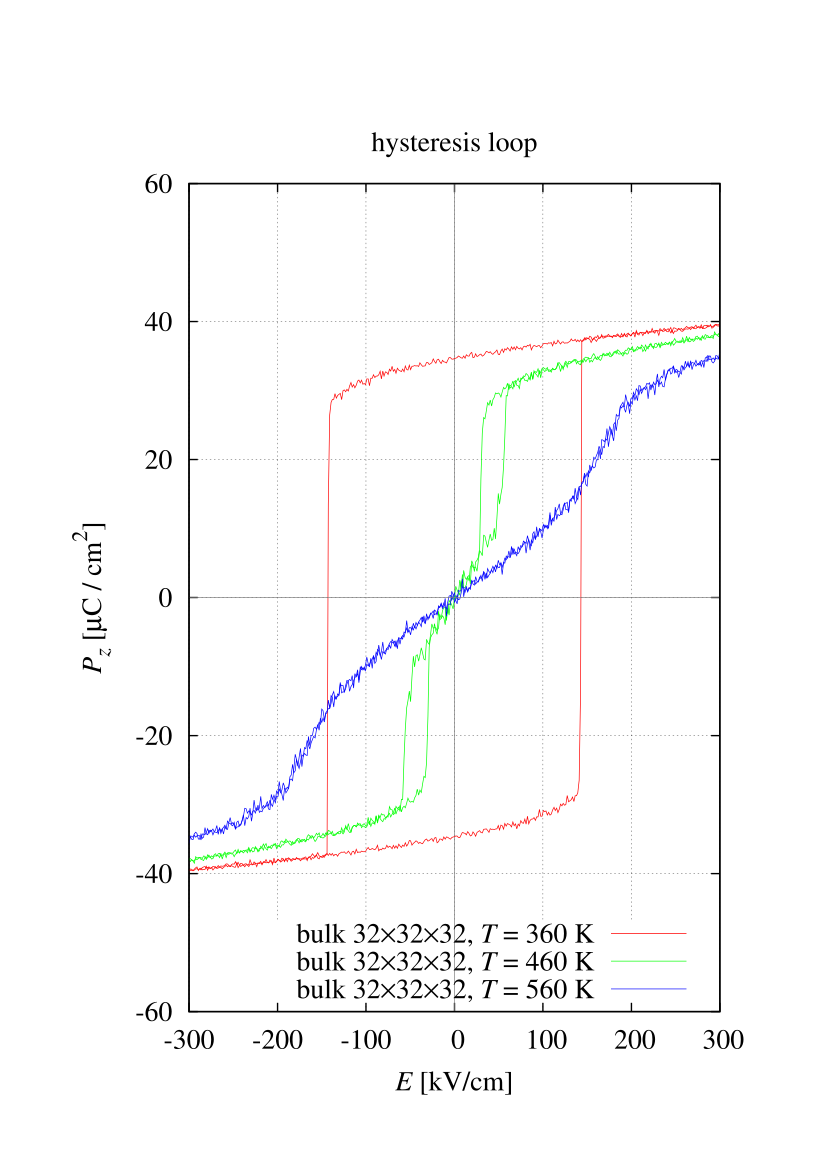

Generate this figure with gnuplot:
#!/usr/bin/env gnuplot
# hysteresis.gp
# Time-stamp: <2013-01-11 20:07:33 t-nissie>
# Author: Takeshi NISHIMATSU
##
#set encoding iso_8859_1
set grid
set terminal postscript portrait enhanced solid color 'Times-Roman' 20
set output 'hysteresis.eps'
set xrang [-300:300]
set key bottom right
maxy=60.0
#set yrang [-maxy:maxy]
set xlabel '{/Times-Italic E} [kV/cm]'
set ylabel '{/Times-Italic P_z} [{/Symbol m}C / cm^{2}]'
#set format y "%.2f"
set xtics 100
c=1.6e3*9.956/3.94**3
vertical_line=sprintf("< (echo 0 %.2f; echo 0 %.2f)", -maxy, maxy)

set title 'hysteresis loop'
plot vertical_line title '' w l lt 9,\
     '360.hl' using ( $5*100000.0):( $14*c)\
     title 'bulk 32{/Symbol \264}32{/Symbol \264}32, {/Times-Italic T} = 360 K' w l lt 1,\
     '360.hl' using (-$5*100000.0):(-$14*c) notitle                             w l lt 1,\
     '460.hl' using ( $5*100000.0):( $14*c)\
     title 'bulk 32{/Symbol \264}32{/Symbol \264}32, {/Times-Italic T} = 460 K' w l lt 2,\
     '460.hl' using (-$5*100000.0):(-$14*c) notitle                             w l lt 2,\
     '560.hl' using ( $5*100000.0):( $14*c)\
     title 'bulk 32{/Symbol \264}32{/Symbol \264}32, {/Times-Italic T} = 560 K' w l lt 3,\
     '560.hl' using (-$5*100000.0):(-$14*c) notitle                             w l lt 3,\
     0 title '' w l lt 9

set output
!ps2pdf -sPAPERSIZE=a4 hysteresis.eps > hysteresis.pdf

#Local variables:
#  compile-command: "gnuplot hysteresis.gp"
#End:
